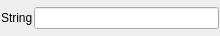
<?xml version="1.0" encoding="UTF-8"?>
<ui version="4.0">
 <class>WidgetGSLibParString</class>
 <widget class="QWidget" name="WidgetGSLibParString">
  <property name="geometry">
   <rect>
    <x>0</x>
    <y>0</y>
    <width>220</width>
    <height>36</height>
   </rect>
  </property>
  <property name="windowTitle">
   <string>Form</string>
  </property>
  <layout class="QHBoxLayout" name="horizontalLayout">
   <property name="spacing">
    <number>1</number>
   </property>
   <property name="leftMargin">
    <number>1</number>
   </property>
   <property name="topMargin">
    <number>1</number>
   </property>
   <property name="rightMargin">
    <number>1</number>
   </property>
   <property name="bottomMargin">
    <number>1</number>
   </property>
   <item>
    <widget class="QLabel" name="lblDesc">
     <property name="text">
      <string>String</string>
     </property>
    </widget>
   </item>
   <item>
    <widget class="QLineEdit" name="txtValue"/>
   </item>
  </layout>
 </widget>
 <resources/>
 <connections/>
</ui>
